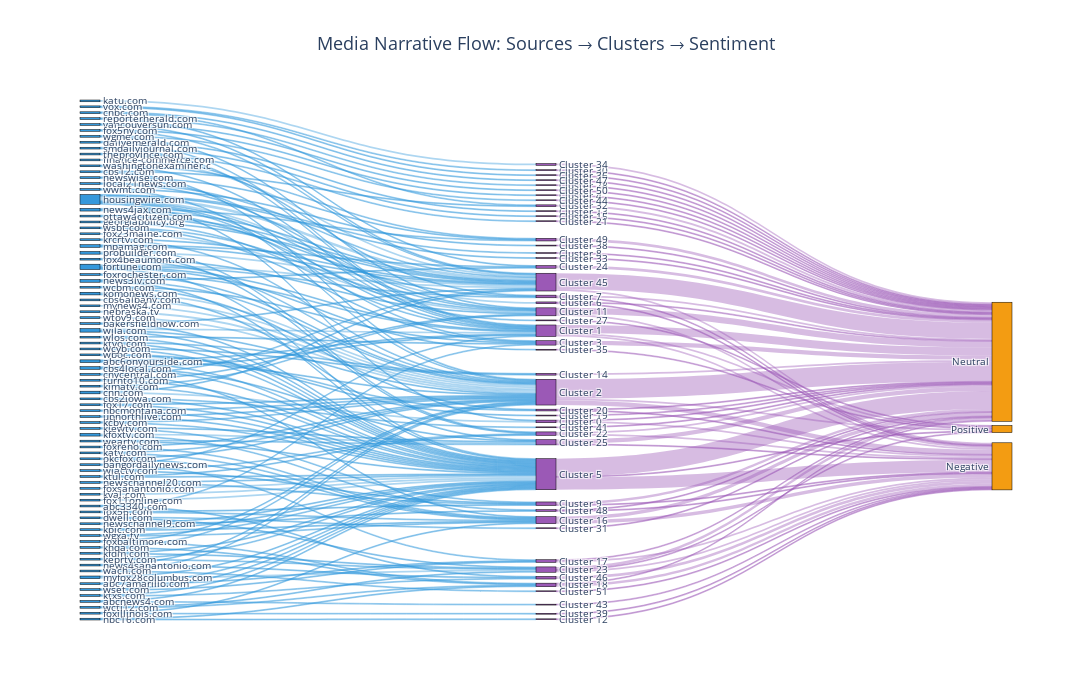

Notebook code cell kept with this figure:
### Code cell
# Create Sankey diagram (if enabled)
if ENABLE_ADVANCED_VIZ:
    try:
        fig_sankey = advanced_viz.create_sankey_narrative_flow(
            df_clustered,
            source_col='source',
            cluster_col='cluster',
            sentiment_col='sentiment_deep' if 'sentiment_deep' in df_clustered.columns else 'cluster',
            min_articles_per_source=2,
            title='Media Narrative Flow: Sources → Clusters → Sentiment'
        )
        fig_sankey.show()
        
        print("\n💡 Interpretation Guide:")
        print("   • Left nodes: Media outlets")
        print("   • Middle nodes: Geographic clusters")
        print("   • Right nodes: Sentiment categories")
        print("   • Flow thickness: Number of articles following that path")
        print("   • Dominant pathways reveal systematic patterns")
    except Exception as e:
        print(f"⚠️  Could not create Sankey: {e}")
        print("   (This may happen with small datasets or missing sentiment data)")
else:
    print("⏭️  Sankey diagram skipped (advanced viz disabled in configuration)")

### Figure 1 — Plotly figure (JSON) as saved in the notebook; plotly's stock layout.template omitted (floating-point values rounded to 4 significant figures; data arrays with more than 128 entries replaced by an {"elided": "..."} marker saying what was removed)
{"data": [{"link": {"color": {"elided": "242 str values"}, "source": {"elided": "242 int values"}, "target": {"elided": "242 int values"}, "value": {"elided": "242 int values"}}, "node": {"color": {"elided": "134 str values"}, "label": {"elided": "134 str values"}, "line": {"color": "black", "width": 0.5}, "pad": 15, "thickness": 20}, "type": "sankey"}], "layout": {"font": {"size": 10}, "height": 700, "title": {"font": {"size": 18}, "text": "Media Narrative Flow: Sources → Clusters → Sentiment", "x": 0.5, "xanchor": "center"}, "width": 1200}}
